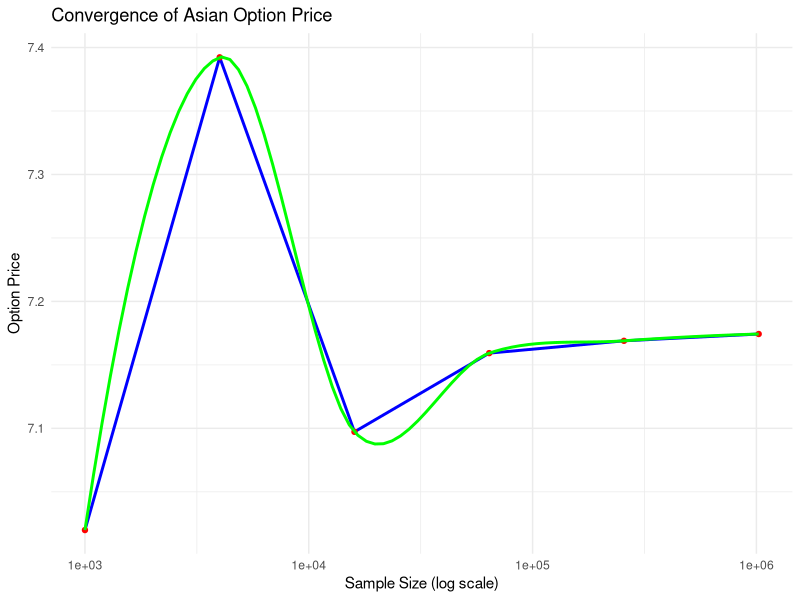
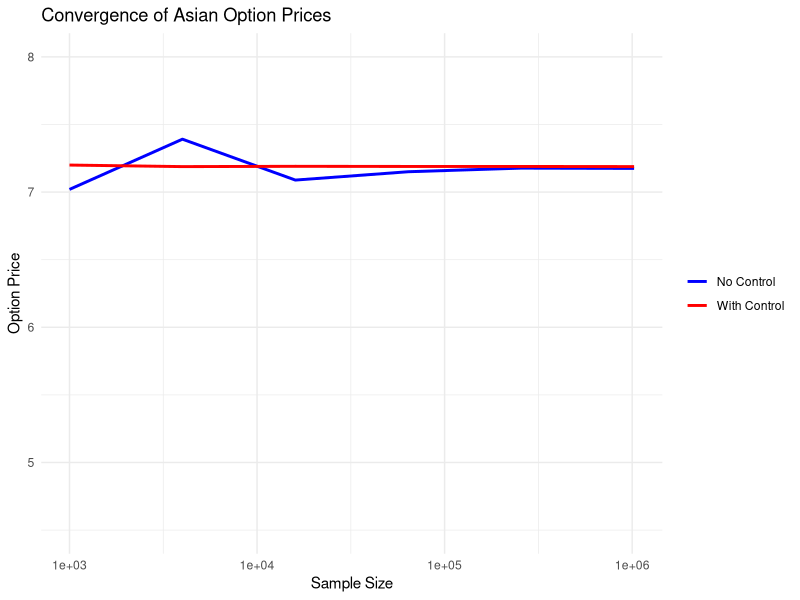

Source code (R) for these figures, in order: (Note: a time limit stopped this script after it produced the figures.)
## ---- chunk 1
knitr::opts_chunk$set(echo = TRUE)
## ---- chunk 2
#loading the library
library(ggplot2)
library(dplyr)
library(scales)

# Pricing Asian Options using Monte Carlo
S0 = 100
K = 100
T = 1
r = 0.10
q = 0.0
sigma = 0.20
m = 50

asian_mc = function(S0,K,T,r,q,sigma,m,N) {
    
    dt = T/m
    payoffs = numeric(N) # storing the option prices
    
    # Generate m independent standard normal variables for all simulations
    Z = matrix(rnorm(N * m), nrow = N)  
    increments = sqrt(dt) * Z  # Calculate all increments
    
    # looping over each simulation
    for (n in 1:N) {
        # initialize asset price
        St = S0
        
        # variable to store the sum of prices
        sum_St = 0
        
        # Loop over each time step
        for (i in 1:m) {
            St = St * exp((r - q - 0.5 * sigma^2) * dt + sigma * increments[n, i])
            sum_St = sum_St + St
            
        }
        
        average_St = sum_St / m
        
        # Calculate the payoff
        payoffs[n] = max(0, average_St - K)
    }
    # Discounted expected payoff
    option_price = exp(-r * T) * mean(payoffs)
    
    # Standard error
    std_error = sd(payoffs) / sqrt(N)
    
    # 95% confidence interval
    conf_interval = c(option_price - 1.96 * std_error, option_price + 1.96 * std_error)
    
    return(list(option_price = option_price, std_error = std_error, conf_interval = conf_interval))
}

set.seed(123)

# Sample sizes to investigate convergence
sample_sizes = c(1000, 4000, 16000, 64000, 256000, 1024000) # running simulations to ensure Std Error is less than 0.01

# Store results
results = data.frame(SampleSize = integer(), OptionPrice = numeric(), 
                      StdError = numeric(), CI_Lower = numeric(), CI_Upper = numeric(), 
                      ComputationTime = numeric())

# Loop over different sample sizes
for (N in sample_sizes) {
    start_time = Sys.time()  # Start time
    
    # Price the Asian call option
    pricing_result = asian_mc(S0, K, T, r, q, sigma, m, N)
    
    end_time = Sys.time()  # End time
    computation_time = as.numeric(difftime(end_time, start_time, units = "secs"))
    
    # Store results
    results = rbind(results, data.frame(SampleSize = N, 
                                         OptionPrice = pricing_result$option_price, 
                                         StdError = pricing_result$std_error, 
                                         CI_Lower = pricing_result$conf_interval[1], 
                                         CI_Upper = pricing_result$conf_interval[2], 
                                         ComputationTime = computation_time))
}

# Print results
print(results)


# Create a plot for convergence of option price
ggplot(results, aes(x = SampleSize, y = OptionPrice)) +
  geom_line(color = "blue", linewidth = 1) +  # Line for option prices
  geom_point(color = "red", linewidth = 2) +   # Points for each sample size
  geom_smooth(method = "loess", color = "green", se = FALSE) +  # Smoothing line
  scale_x_log10() +              # Log scale for x-axis for better visibility
  labs(title = "Convergence of Asian Option Price",
       x = "Sample Size (log scale)",
       y = "Option Price") +
  theme_minimal()                

## ---- chunk 3
# Function to calculate the closed-form price of the Geometric Asian Option
geometric_asian_option_closed_form = function(S0, K, T, r, q, sigma, m) {
    # Adjusted volatility for geometric average
    sigma_A = sigma * sqrt((m + 2) / (3 * m))
    
    # Adjusted drift term
    mu_A = (r - q - 0.5 * sigma^2) * (m + 1) / (2 * m) + sigma_A^2 / 2
    
    # Black-Scholes type formula with adjusted parameters
    d1 = (log(S0/K) + (mu_A + 0.5 * sigma_A^2) * T) / (sigma_A * sqrt(T))
    d2 = d1 - sigma_A * sqrt(T)
    
    # Calculate option price
    option_price = exp(-r * T) * (S0 * exp((mu_A) * T) * pnorm(d1) - K * pnorm(d2))
    
    return(option_price)
}


# Function to simulate both Arithmetic and Geometric Asian Options
asian_options_mc = function(S0, K, T, r, q, sigma, m, N) {
    dt = T / m
    Z = matrix(rnorm(N * m), nrow = N)
    increments = sqrt(dt) * Z
    
    payoffs_arithmetic = numeric(N)
    payoffs_geometric = numeric(N)
    
    for (n in 1:N) {
        St = S0
        sum_St = 0
        log_sum <- 0
        
        for (i in 1:m) {
            St <- St * exp((r - q - 0.5 * sigma^2) * dt + sigma * increments[n, i])
            sum_St <- sum_St + St
            log_sum <- log_sum + log(St)
        }
        
        S_arith_avg <- sum_St / m
        S_geo_avg <- exp(log_sum / m)
        
        payoffs_arithmetic[n] <- max(0, S_arith_avg - K)
        payoffs_geometric[n] <- max(0, S_geo_avg - K)
    }
    
    return(list(arithmetic = payoffs_arithmetic, geometric = payoffs_geometric))
}

set.seed(123)

# Main function to calculate the adjusted option price with control variate
asian_mc_with_control <- function(S0, K, T, r, q, sigma, m, N) {
    
    # Simulate payoffs
    payoffs = asian_options_mc(S0, K, T, r, q, sigma, m, N)
    payoffs_arithmetic = payoffs$arithmetic
    payoffs_geometric = payoffs$geometric
    
    # Calculate the known geometric price
    known_geometric_price = geometric_asian_option_closed_form(S0, K, T, r, q, sigma, m)
    
    # Calculate the optimal control variate coefficient c
    regression = lm(payoffs_arithmetic ~ payoffs_geometric)
    c = coef(regression)[2]  # Slope of the regression line
    
    # Calculate expected geometric payoff
    expected_geometric_payoff = known_geometric_price * exp(r * T)
    
    # Adjust the arithmetic payoffs
    adjusted_payoffs = payoffs_arithmetic + c * (expected_geometric_payoff - payoffs_geometric)
    
    # Calculate the adjusted option price
    adjusted_option_price <- exp(-r * T) * mean(adjusted_payoffs)
    
    # Standard error for adjusted payoffs
    std_error_adjusted <- sd(adjusted_payoffs) / sqrt(N)
    
    # 95% confidence interval for adjusted payoffs
    conf_interval_adjusted <- c(adjusted_option_price - 1.96 * std_error_adjusted, 
                                adjusted_option_price + 1.96 * std_error_adjusted)
    
    return(list(option_price = adjusted_option_price, std_error = std_error_adjusted, 
                conf_interval = conf_interval_adjusted))
}


# Sample sizes to investigate convergence
sample_sizes = c(1000, 4000, 16000, 64000, 256000, 1024000)

# Store results
results_compare <- data.frame(SampleSize = integer(), 
                              OptionPrice_No_Control = numeric(), StdError_No_Control = numeric(), 
                              OptionPrice_With_Control = numeric(), StdError_With_Control = numeric(), 
                              ComputationTime_No_Control = numeric(), ComputationTime_With_Control = numeric())

# Loop over different sample sizes
for (N in sample_sizes) {
    # Price the Asian call option without control variate
    start_time_no_control <- Sys.time()
    pricing_result_no_control <- asian_mc(S0, K, T, r, q, sigma, m, N)
    end_time_no_control <- Sys.time()
    computation_time_no_control <- as.numeric(difftime(end_time_no_control, start_time_no_control, units = "secs"))
    
    # Price the Asian call option with control variate
    start_time_with_control <- Sys.time()
    pricing_result_with_control <- asian_mc_with_control(S0, K, T, r, q, sigma, m, N)
    end_time_with_control <- Sys.time()
    computation_time_with_control <- as.numeric(difftime(end_time_with_control, start_time_with_control, units = "secs"))
    
    # Store results
    results_compare <- rbind(results_compare, data.frame(SampleSize = N, 
                                                         OptionPrice_No_Control = pricing_result_no_control[[1]], 
                                                         StdError_No_Control = pricing_result_no_control$std_error, 
                                                         OptionPrice_With_Control = pricing_result_with_control$option_price, 
                                                         StdError_With_Control = pricing_result_with_control[[2]], 
                                                         ComputationTime_No_Control = computation_time_no_control, 
                                                         ComputationTime_With_Control = computation_time_with_control))
}

# Print results
print(results_compare)

## ---- chunk 4

# Plot the convergence
ggplot(results_compare, aes(x = SampleSize)) +
    geom_line(aes(y = OptionPrice_No_Control, color = "No Control"), size = 1) +
    geom_line(aes(y = OptionPrice_With_Control, color = "With Control"), size = 1) +
    scale_x_log10() +  # Log scale for better visualization
    scale_y_continuous(limits = c(4.5, 8)) +  # Adjust y-axis range
    labs(title = "Convergence of Asian Option Prices", x = "Sample Size", y = "Option Price") +
    theme_minimal() +
    scale_color_manual(values = c("No Control" = "blue", "With Control" = "red")) +
    theme(legend.title = element_blank())

## ---- chunk 5
asian_mc_moment_matching = function(S0, K, T, r, q, sigma, m, N) {
    dt <- T/m
    payoffs <- numeric(N)
    
    # Generate standard normal variables
    Z <- matrix(rnorm(N * m), nrow = N)
    
    # Generate all paths first
    paths <- matrix(0, nrow = N, ncol = m)
    for (n in 1:N) {
        St <- S0
        for (i in 1:m) {
            St <- St * exp((r - q - 0.5 * sigma^2) * dt + sigma * sqrt(dt) * Z[n,i])
            paths[n,i] <- St
        }
    }
    
    # Calculate averages
    averages <- rowMeans(paths)
    
    # Theoretical moments for the average
    theoretical_mean <- S0 * exp((r - q) * T/2)
    theoretical_var <- (S0^2 * exp((2*r - 2*q) * T)) * 
                      (exp(sigma^2 * T) - 1) / (2*m * sigma^2 * T)
    
    # Adjust averages
    sample_mean <- mean(averages)
    sample_var <- var(averages)
    
    
    adjusted_averages <- (averages - sample_mean) * 
                        sqrt(theoretical_var/sample_var) + 
                        theoretical_mean
    
    # Calculate payoffs
    payoffs <- pmax(0, adjusted_averages - K)
    
    option_price <- exp(-r * T) * mean(payoffs)
    std_error <- sd(payoffs)/sqrt(N)
    conf_interval <- c(option_price - 1.96 * std_error, 
                      option_price + 1.96 * std_error)
    
    return(list(option_price = option_price, 
                std_error = std_error, 
                conf_interval = conf_interval))
}

set.seed(123)

# Sample sizes to investigate convergence
sample_sizes = c(1000, 4000, 16000, 64000, 256000, 1024000) # running simulations to ensure Std Error is less than 0.01

# Store results
results_moment = data.frame(SampleSize = integer(), OptionPrice = numeric(), 
                      StdError = numeric(), CI_Lower = numeric(), CI_Upper = numeric(), 
                      ComputationTime = numeric())

# Loop over different sample sizes
for (N in sample_sizes) {
    start_time = Sys.time()  # Start time
    
    # Price the Asian call option
    pricing_result = asian_mc_moment_matching(S0, K, T, r, q, sigma, m, N)
    
    end_time = Sys.time()  # End time
    computation_time = as.numeric(difftime(end_time, start_time, units = "secs"))
    
    # Store results
    results_moment = rbind(results_moment, data.frame(SampleSize = N, 
                                         OptionPrice = pricing_result$option_price, 
                                         StdError = pricing_result$std_error, 
                                         CI_Lower = pricing_result$conf_interval[1], 
                                         CI_Upper = pricing_result$conf_interval[2], 
                                         ComputationTime = computation_time))
}

# Print results
print(results_moment)

## ---- chunk 6
# Create a plot for convergence of option price
ggplot(results_moment, aes(x = SampleSize, y = OptionPrice)) +
  geom_line(color = "blue", linewidth = 1) +  # Line for option prices
  geom_point(color = "red", linewidth = 2) +   # Points for each sample size
  geom_smooth(method = "loess", color = "green", se = FALSE) +  # Smoothing line
  scale_x_log10() +              # Log scale for x-axis for better visibility
  labs(title = "Convergence of Asian Option Price",
       x = "Sample Size (log scale)",
       y = "Option Price") +
  theme_minimal() 
## ---- chunk 7

# Create plot data from results
plot_data <- data.frame(
    SampleSize = rep(sample_sizes, 3),
    OptionPrice = c(
        results_compare$OptionPrice_No_Control,    # Arithmetic
        results_compare$OptionPrice_With_Control,  # Control Variate
        results_moment$OptionPrice                 # Moment Matching
    ),
    Method = rep(c("Arithmetic", "Control Variate", "Moment Matching"), 
                each = length(sample_sizes)),
    StdError = c(
        results_compare$StdError_No_Control,    # Arithmetic
        results_compare$StdError_With_Control,  # Control Variate
        results_moment$StdError                 # Moment Matching
    )
)


# Define main colors and their lighter versions for error bars
main_colors <- c("Arithmetic" = "#E41A1C",
                "Control Variate" = "#377EB8",
                "Moment Matching" = "#4DAF4A")

error_colors <- c("Arithmetic" = "#FF9999",
                 "Control Variate" = "#99CCFF",
                 "Moment Matching" = "#99FF99")

ggplot(plot_data, aes(x = SampleSize, y = OptionPrice, color = Method)) +
    # Lighter grid lines
    geom_hline(yintercept = seq(6, 8, 0.2), color = "gray95", size = 0.1) +
    geom_vline(xintercept = sample_sizes, color = "gray95", size = 0.1) +
    
    # Error bars in lighter shades
    geom_errorbar(aes(ymin = OptionPrice - 1.96 * StdError,
                     ymax = OptionPrice + 1.96 * StdError,
                     color = Method),
                 alpha = 0.3,
                 width = 0.1,
                 size = 0.5) +
    
    # Main lines and points
    geom_line(size = 0.8) +
    geom_point(size = 2) +
    
    # Keep original scaling
    scale_x_log10(
        labels = scales::comma,
        breaks = sample_sizes
    ) +
    scale_y_continuous(
        labels = scales::number_format(accuracy = 0.01)
    ) +
    
    # High contrast color palette
    scale_color_manual(values = main_colors) +
    
    # Labels
    labs(
        title = "Convergence of Asian Option Prices",
        x = "Sample Size (log scale)",
        y = "Option Price"
    ) +
    
    # Minimalist theme with larger plot area
    theme_minimal() +
    theme(
        # Reduce text size and spacing
        plot.title = element_text(
            hjust = 0.5, 
            size = 14,
            margin = margin(b = 5)
        ),
        
        # Axis formatting
        axis.title = element_text(size = 10),
        axis.text = element_text(size = 8),
        axis.text.x = element_text(angle = 45, hjust = 1),
        
        # Minimal grid
        panel.grid.major = element_line(color = "gray95", size = 0.1),
        panel.grid.minor = element_blank(),
        
        # Compact legend
        legend.position = "bottom",
        legend.title = element_blank(),
        legend.text = element_text(size = 8),
        legend.margin = margin(t = 5),
        legend.key.size = unit(0.8, "lines"),
        
        # Tighter margins
        plot.margin = margin(t = 10, r = 10, b = 10, l = 10),
        
        # Increase plot size relative to text
        aspect.ratio = 0.7
    )

## ---- chunk 8
# Create a single consolidated dataframe
consolidated_results <- data.frame(
    Sample_Size = rep(sample_sizes, 3),
    Method = rep(c("Arithmetic", "Control Variate", "Moment Matching"), 
                each = length(sample_sizes)),
    Option_Price = round(c(
        results_compare$OptionPrice_No_Control,
        results_compare$OptionPrice_With_Control,
        results_moment$OptionPrice
    ), 4),
    Std_Error = round(c(
        results_compare$StdError_No_Control,
        results_compare$StdError_With_Control,
        results_moment$StdError
    ), 6),
    Computation_Time = round(c(
        results_compare$ComputationTime_No_Control,
        results_compare$ComputationTime_With_Control,
        results_moment$ComputationTime
    ), 2)
)


print(consolidated_results)

# Basic table using knitr::kable
knitr::kable(consolidated_results, 
             format = "markdown",  # or "html" if you're outputting to HTML
             caption = "Comparison of Monte Carlo Methods",
             col.names = c("Sample Size", "Method", "Option Price", 
                         "Std Error", "Computation Time"),
             digits = c(0, 0, 4, 6, 2))
